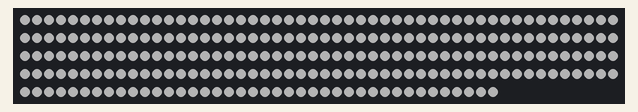
This sketch was run on a simulated Teensy 4. On the bench: 240 RGB LEDs in strip order, left to right, continuing on the next row. Dim RGB values are drawn brighter than linear; what the sketch prints to the serial monitor is not drawn.

Above: at 122.1 s.

The sketch:

OctoWS2811.ino
```cpp
// BasicTest example to demonstrate how to use FastLED with OctoWS2811

// FastLED does not directly support Teensy 4.x PinList (for any
// number of pins) but it can be done with edits to FastLED code:
// https://www.blinkylights.blog/2021/02/03/using-teensy-4-1-with-fastled/

#include <OctoWS2811.h>
#define USE_OCTOWS2811
#include <FastLED.h>

#define NUM_LEDS  1920

CRGB leds[NUM_LEDS];

#define RED    0xFF0000
#define GREEN  0x00FF00
#define BLUE   0x0000FF
#define YELLOW 0xFFFF00
#define PINK   0xFF1088
#define ORANGE 0xE05800
#define WHITE  0xFFFFFF

void setup() {
  Serial.begin(9600);
  Serial.println("ColorWipe Using FastLED");
  LEDS.addLeds<OCTOWS2811,GRB>(leds,NUM_LEDS/8);
  LEDS.setBrightness(60);
}

void loop() {
  int microsec = 6000000 / NUM_LEDS;
  colorWipe(RED, microsec);
  colorWipe(GREEN, microsec);
  colorWipe(BLUE, microsec);
  colorWipe(YELLOW, microsec);
  colorWipe(PINK, microsec);
  colorWipe(ORANGE, microsec);
  colorWipe(WHITE, microsec);
}

void colorWipe(int color, int wait)
{
  for (int i=0; i < NUM_LEDS; i++) {
    leds[i] = color;
    FastLED.show();
    delayMicroseconds(wait);
  }
}
```
